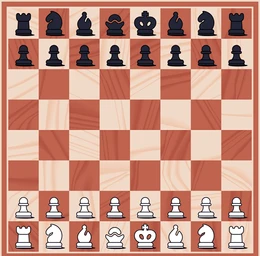
#> input picture experiments/board.png, 260 x 256 px
$ python step_03_contours.py
#> lines starting #> are read from the running program, lines starting #| are printed output that depends on the picture; after the words box and inside, x2 and y2 are one past the last pixel; in counts of white or black regions, pixels touching at a corner belong together
import cv2
import numpy as np

# 1. Load and prep the image (Same as before)
image = cv2.imread("board.png")
#> image is the input picture: shape (256, 260, 3); mean B, G, R 130.7, 146.8, 198.8
gray = cv2.cvtColor(image, cv2.COLOR_BGR2GRAY)
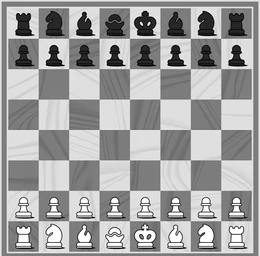
#> gray: shape (256, 260); min 0, max 255, mean 160.5
blurred = cv2.GaussianBlur(gray, (5, 5), 0)
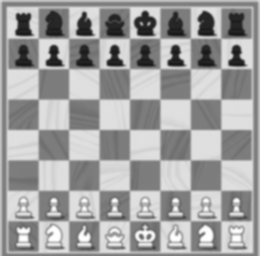
#> blurred: shape (256, 260); min 24, max 255, mean 160.3
edges = cv2.Canny(blurred, 50, 150)
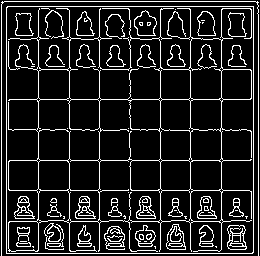
#> edges: shape (256, 260); 13.4% white in thin lines or dots

# 2. Find all the shapes (contours) in the edge map
contours, _ = cv2.findContours(edges, cv2.RETR_EXTERNAL, cv2.CHAIN_APPROX_SIMPLE)
#> contours = 2 contours, 1 with area under 20; largest, box (x1, y1, x2, y2) and area: (6, 6, 254, 254) 61008

# 3. Sort the shapes by size, largest first, and grab the biggest one
contours = sorted(contours, key=cv2.contourArea, reverse=True)
biggest_contour = contours[0]
#> biggest_contour = [[7, 6], [6, 7], [6, 253], [252, 253], [253, 252], [253, 6]]

# 4. Approximate that messy hand-drawn shape into a perfect polygon
perimeter = cv2.arcLength(biggest_contour, True)
#> perimeter = 986.8
approx_corners = cv2.approxPolyDP(biggest_contour, 0.02 * perimeter, True)
#> approx_corners = [[7, 6], [6, 253], [252, 253], [253, 6]]

# 5. Draw a thick green line around the detected board
cv2.drawContours(image, [approx_corners], -1, (0, 255, 0), 5)
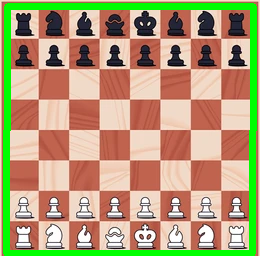
#> image: shape (256, 260, 3); 9.97% of pixels changed, all inside (x1, y1, x2, y2) = (3, 3, 257, 256)

cv2.imshow("Detected Chessboard", image)
cv2.waitKey(0)
cv2.destroyAllWindows()
